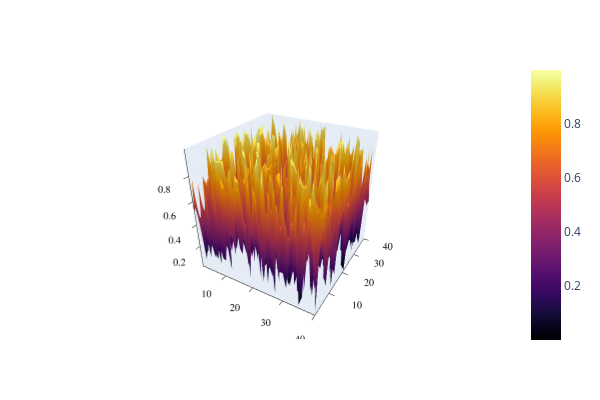

This figure's notebook cell:
### Code cell
gui()

### Figure 1 — Plotly figure (JSON) as saved in the notebook; plotly's stock layout.template omitted (floating-point values rounded to 4 significant figures; data arrays with more than 128 entries replaced by an {"elided": "..."} marker saying what was removed)
{"data": [{"colorbar": {"title": ""}, "colorscale": {"elided": "256x2 mixed values"}, "name": "y1", "opacity": null, "scene": "scene", "showlegend": false, "showscale": true, "transpose": false, "type": "surface", "x": [1, 2, 3, 4, 5, 6, 7, 8, 9, 10, 11, 12, 13, 14, 15, 16, 17, 18, 19, 20, 21, 22, 23, 24, 25, 26, 27, 28, 29, 30, 31, 32, 33, 34, 35, 36, 37, 38, 39, 40], "xaxis": "x", "y": [1, 2, 3, 4, 5, 6, 7, 8, 9, 10, 11, 12, 13, 14, 15, 16, 17, 18, 19, 20, 21, 22, 23, 24, 25, 26, 27, 28, 29, 30, 31, 32, 33, 34, 35, 36, 37, 38, 39, 40], "yaxis": "y", "z": {"elided": "40x40 float values"}, "zaxis": "z", "zmax": 0.9991, "zmin": 0.0006234}], "layout": {"annotations": [], "height": 400, "legend": {"position": {"bgcolor": "rgba(255, 255, 255, 1.000)", "bordercolor": "rgba(0, 0, 0, 1.000)", "borderwidth": 1, "font": {"color": "rgba(0, 0, 0, 1.000)", "family": "sans-serif", "size": 11}, "title": {"font": {"color": "rgba(0, 0, 0, 1.000)", "family": "sans-serif", "size": 15}, "text": ""}, "tracegroupgap": 0, "traceorder": "normal", "x": 1, "xanchor": "auto", "y": 1, "yanchor": "auto"}}, "legend_position": {"bgcolor": "rgba(255, 255, 255, 1.000)", "bordercolor": "rgba(0, 0, 0, 1.000)", "borderwidth": 1, "font": {"color": "rgba(0, 0, 0, 1.000)", "family": "sans-serif", "size": 11}, "title": {"font": {"color": "rgba(0, 0, 0, 1.000)", "family": "sans-serif", "size": 15}, "text": ""}, "tracegroupgap": 0, "traceorder": "normal", "x": 1, "xanchor": "auto", "y": 1, "yanchor": "auto"}, "margin": {"b": 50, "l": 50, "r": 50, "t": 60}, "paper_bgcolor": "rgba(255, 255, 255, 1.000)", "plot_bgcolor": "rgba(255, 255, 255, 1.000)", "scene": {"camera": {"eye": {"x": 1.126, "y": -1.95, "z": 1.3}}, "domain": {"x": [0.03619, 0.9934], "y": [0.03762, 0.9902]}, "xaxis": {"gridcolor": "rgba(0, 0, 0, 0.100)", "gridwidth": 0.5, "linecolor": "rgba(0, 0, 0, 1.000)", "mirror": false, "range": [1, 40], "showgrid": true, "showline": true, "showticklabels": true, "tickangle": 0, "tickcolor": "rgb(0, 0, 0)", "tickfont": {"color": "rgba(0, 0, 0, 1.000)", "family": "sans-serif", "size": 11}, "tickmode": "array", "ticks": "inside", "ticktext": ["10", "20", "30", "40"], "tickvals": [10, 20, 30, 40], "title": "", "titlefont": {"color": "rgba(0, 0, 0, 1.000)", "family": "sans-serif", "size": 15}, "type": "-", "visible": true, "zeroline": false, "zerolinecolor": "rgba(0, 0, 0, 1.000)"}, "yaxis": {"gridcolor": "rgba(0, 0, 0, 0.100)", "gridwidth": 0.5, "linecolor": "rgba(0, 0, 0, 1.000)", "mirror": false, "range": [1, 40], "showgrid": true, "showline": true, "showticklabels": true, "tickangle": 0, "tickcolor": "rgb(0, 0, 0)", "tickfont": {"color": "rgba(0, 0, 0, 1.000)", "family": "sans-serif", "size": 11}, "tickmode": "array", "ticks": "inside", "ticktext": ["10", "20", "30", "40"], "tickvals": [10, 20, 30, 40], "title": "", "titlefont": {"color": "rgba(0, 0, 0, 1.000)", "family": "sans-serif", "size": 15}, "type": "-", "visible": true, "zeroline": false, "zerolinecolor": "rgba(0, 0, 0, 1.000)"}, "zaxis": {"gridcolor": "rgba(0, 0, 0, 0.100)", "gridwidth": 0.5, "linecolor": "rgba(0, 0, 0, 1.000)", "mirror": false, "range": [0.0006234, 0.9991], "showgrid": true, "showline": true, "showticklabels": true, "tickangle": 0, "tickcolor": "rgb(0, 0, 0)", "tickfont": {"color": "rgba(0, 0, 0, 1.000)", "family": "sans-serif", "size": 11}, "tickmode": "array", "ticks": "inside", "ticktext": ["0.2", "0.4", "0.6", "0.8"], "tickvals": [0.2, 0.4, 0.6, 0.8], "title": "", "titlefont": {"color": "rgba(0, 0, 0, 1.000)", "family": "sans-serif", "size": 15}, "type": "-", "visible": true, "zeroline": false, "zerolinecolor": "rgba(0, 0, 0, 1.000)"}}, "showlegend": true, "width": 600}}
